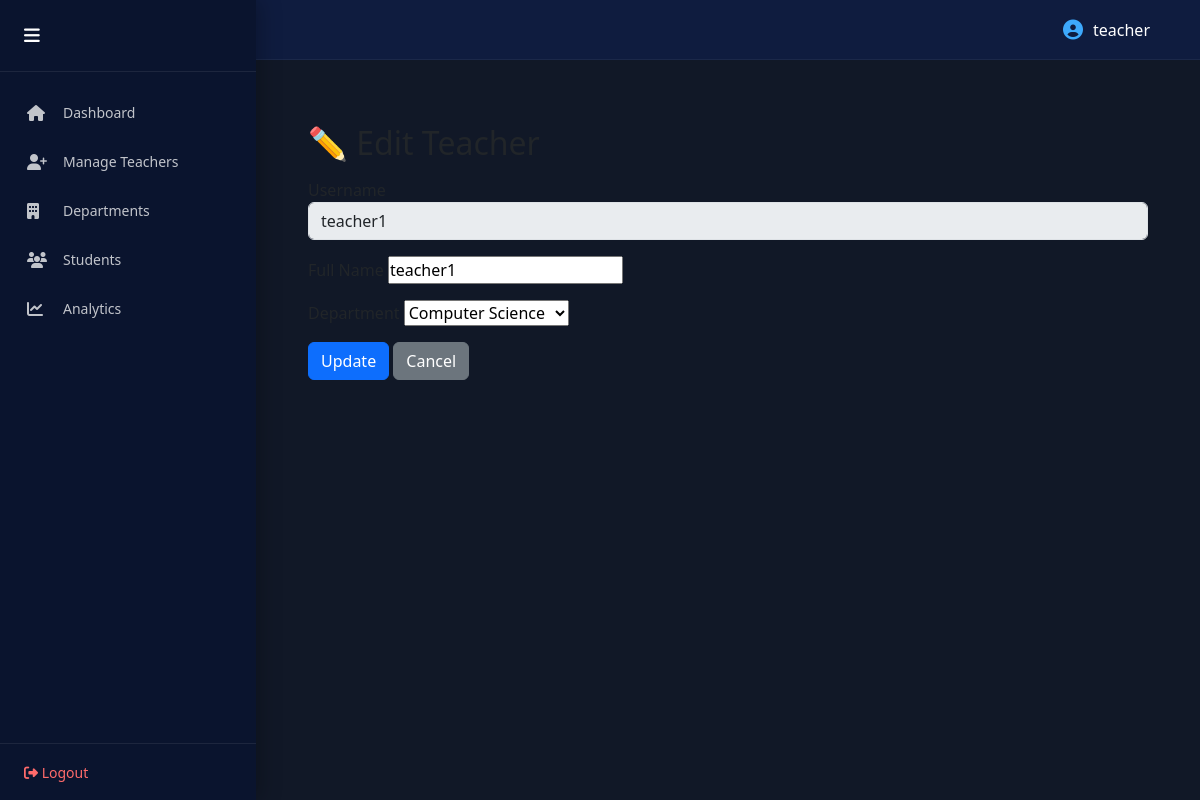
The page /control/teachers/1/edit/ (signed in) on the database its author committed.
### results/models.py (models this page shows)
class Teacher(models.Model):
    ROLE_CHOICES = [
        ("TEACHER", "Teacher"),
        ("HOD", "HOD"),
    ]
    user = models.OneToOneField(User, on_delete=models.CASCADE)
    full_name = models.CharField(max_length=100)
    department = models.ForeignKey(
        Department,
        on_delete=models.SET_NULL,
        null=True,
        blank=True
    )
    role = models.CharField(
        max_length=10,
        choices=ROLE_CHOICES,
        default="TEACHER"
    )

### results/views.py (the view)
# urls.py: path("control/teachers/<int:teacher_id>/edit/", views.edit_teacher, name="edit_teacher"),
@login_required(login_url="teacher_login")
@user_passes_test(lambda u: u.is_superuser)
def edit_teacher(request, teacher_id):
    teacher = get_object_or_404(Teacher, id=teacher_id)
    if request.method == "POST":
        form = TeacherEditForm(request.POST)
        if form.is_valid():
            teacher.full_name = form.cleaned_data["full_name"]
            teacher.department = form.cleaned_data["department"]
            teacher.save()
            messages.success(request, "Teacher updated successfully")
            return redirect("admin_dashboard")
    else:
        form = TeacherEditForm(initial={
            "full_name": teacher.full_name,
            "department": teacher.department
        })
    return render(request, "edit_teacher.html", {
        "form": form,
        "teacher": teacher
    })

### results/forms.py
class TeacherEditForm(forms.Form):
    full_name = forms.CharField(max_length=100)
    department = forms.ModelChoiceField(queryset=Teacher._meta.get_field("department").remote_field.model.objects.all())

### results/context_processors.py (called while the page is built)
def role_flags(request):
    return {
        "is_hod_user": request.user.groups.filter(name="HOD").exists()
    }

### results/models.py (called while the page is built)
    def __str__(self):
        return self.name

### templates/edit_teacher.html (shortened to what this page needs)
{% extends "base.html" %}
{% block content %}
<div class="container mt-4">
  <h2>✏️ Edit Teacher</h2>
  <form method="post" class="mt-3">
    <div class="mb-3">
      <label>Username</label>
      <input type="text" class="form-control" value="{{ teacher.user.username }}" disabled>
    </div>
    <div class="mb-3">
      <label>Full Name</label>
      {{ form.full_name }}
    </div>
    <div class="mb-3">
      <label>Department</label>
      {{ form.department }}
    </div>
    <button class="btn btn-primary">Update</button>
    <a href="{% url 'admin_dashboard' %}" class="btn btn-secondary">Cancel</a>
  </form>
</div>
{% endblock %}

### templates/base.html (shortened to what this page needs)
{% load static %}
<!DOCTYPE html>
<html lang="en">
<head>
    <link href="https://cdn.jsdelivr.net/npm/bootstrap@5.3.2/dist/css/bootstrap.min.css" rel="stylesheet">
    <link href="https://cdnjs.cloudflare.com/ajax/libs/font-awesome/6.4.2/css/all.min.css" rel="stylesheet">
    <link href="{% static 'css/style.css' %}" rel="stylesheet">
    <link href="{% static 'css/panel.css' %}" rel="stylesheet">
</head>
<body class="
{% if user.is_superuser %}admin-mode
{% elif user.is_staff %}teacher-mode
{% endif %}
">
<div class="dashboard-container">
{% if user.is_authenticated and user.is_staff %}
<aside class="sidebar {% if user.is_superuser %}admin-sidebar{% endif %}" id="sidebar">
    <div class="sidebar-header">
        <button class="sidebar-toggle" id="sidebarToggle">
            <i class="fa-solid fa-bars"></i>
        </button>
    </div>
<nav class="sidebar-nav">
    {% if user.is_superuser %}
        <a href="{% url 'admin_dashboard' %}"
           class="nav-item {% if request.resolver_match.url_name == 'admin_dashboard' %}active{% endif %}">
            <i class="fa-solid fa-house"></i>
            <span>Dashboard</span>
        </a>
        <a href="{% url 'add_teacher' %}"
           class="nav-item {% if request.resolver_match.url_name == 'add_teacher' %}active{% endif %}">
            <i class="fa-solid fa-user-plus"></i>
            <span>Manage Teachers</span>
        </a>
        <a href="{% url 'manage_departments' %}"
           class="nav-item {% if request.resolver_match.url_name == 'manage_departments' %}active{% endif %}">
            <i class="fa-solid fa-building"></i>
            <span>Departments</span>
        </a>
        <a href="{% url 'student_search' %}"
           class="nav-item {% if request.resolver_match.url_name == 'student_search' %}active{% endif %}">
            <i class="fa-solid fa-users"></i>
            <span>Students</span>
        </a>
        <a href="{% url 'admin_department_analysis' %}"
           class="nav-item {% if request.resolver_match.url_name == 'admin_department_analysis' %}active{% endif %}">
            <i class="fa-solid fa-chart-line"></i>
            <span>Analytics</span>
        </a>
    {% endif %}
</nav>
    <div class="sidebar-footer">
        <form method="POST" action="{% url 'logout' %}">
            <button type="submit" class="logout-btn">
                <i class="fa-solid fa-right-from-bracket"></i> Logout
            </button>
        </form>
    </div>
</aside>
{% endif %}
<div class="main-content">
    <nav class="topbar">
        <div class="topbar-right">
            {% if user.is_authenticated %}
            <div class="user-info">
                <i class="fa-solid fa-user-circle"></i>
                <span>{{ user.username }}</span>
            </div>
            {% endif %}
        </div>
    </nav>
    <div class="content-area">
        {% block content %}{% endblock %}
    </div>
</div>
</div>
</body>
</html>

### static/css/style.css (style rules this page uses)
.user-info { color: #ffffff; font-weight: 500; margin-right: 20px; display: flex; align-items: center; }
.user-info i { font-size: 20px; color: #00d9ff; }
.logout-btn { color: #ff6b6b !important; }

### static/css/panel.css (style rules this page uses)
:root { --primary: #0f1c3f; --primary-dark: #0a142e; --primary-light: #1b2a5a; --accent: #3da9fc; --bg-light: #f4f6fb; --text-dark: #1e293b; --text-light: #94a3b8; --border: #e2e8f0; --transition: all 0.3s ease; }
* { margin: 0; padding: 0; box-sizing: border-box; }
body { font-family: 'Segoe UI', sans-serif; background: #111827; }
.dashboard-container { display: flex; min-height: 100vh; }
.sidebar { position: fixed; left: 0; top: 0; height: 100vh; width: 260px; background: var(--primary-dark); color: white; display: flex; flex-direction: column; z-index: 1000; transition: var(--transition); box-shadow: 4px 0 20px rgba(0, 0, 0, 0.25); overflow-y: auto; }
.sidebar-header { padding: 22px 24px; border-bottom: 1px solid rgba(255, 255, 255, 0.08); display: flex; align-items: center; justify-content: space-between; font-weight: 600; }
.sidebar-toggle { background: none; border: none; color: white; font-size: 18px; cursor: pointer; transition: var(--transition); }
.sidebar-nav { flex: 1; padding: 16px 0; }
.nav-item { display: flex; align-items: center; gap: 14px; padding: 14px 24px; color: rgba(255, 255, 255, 0.75); text-decoration: none; transition: var(--transition); font-size: 14px; border-left: 3px solid transparent; }
.nav-item i { font-size: 16px; width: 22px; }
.sidebar-footer { padding: 16px 24px; border-top: 1px solid rgba(255, 255, 255, 0.08); }
.logout-btn { background: none; border: none; color: #ff6b6b; font-size: 14px; cursor: pointer; transition: var(--transition); }
.main-content { flex: 1; margin-left: 260px; transition: var(--transition); display: flex; flex-direction: column; }
.topbar { height: 60px; background: var(--primary); display: flex; align-items: center; justify-content: flex-end; padding: 0 30px; color: white; border-bottom: 1px solid rgba(255, 255, 255, 0.05); }
.user-info { display: flex; align-items: center; gap: 10px; font-weight: 500; }
.user-info i { color: var(--accent); }
.content-area { padding: 40px; flex: 1; }
.sidebar { position: fixed; left: 0; top: 0; width: 256px; height: 100vh; background: var(--primary-dark); transition: width 0.3s ease; overflow: hidden; }
.main-content { margin-left: 256px; transition: margin-left 0.3s ease; }
.sidebar .nav-item span { transition: opacity 0.2s ease; }

### rows shown on the page
Teacher: user.username "teacher1", full_name "teacher1", department "Computer Science"

### other values the page prints
{{ user.username }} "teacher"
